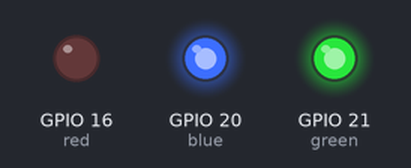
The program below on a simulated Raspberry Pi (BCM pin numbers). On the bench: output pins drawn as LEDs (lit = HIGH).

Above: at 0.5 s.
At 1.5 s:
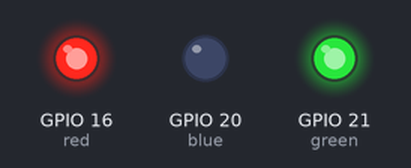
At 5.5 s:
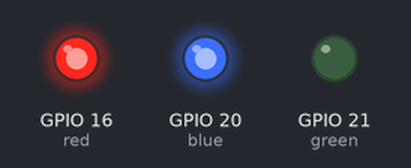
Timing chart, 0 to 6.9 s (numbered marks = the images above):
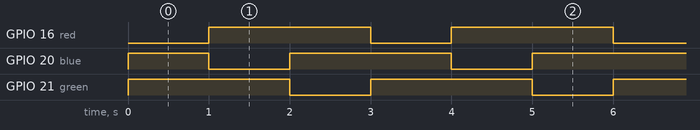

The program:

led02.py
```python
import RPi.GPIO as GPIO
import time

red = 16
blue = 20
green = 21

GPIO.setmode(GPIO.BCM)

GPIO.setup(red, GPIO.OUT)
GPIO.setup(blue,GPIO.OUT)
GPIO.setup(green,GPIO.OUT)

try:
	while True:
		GPIO.output(red,False)
		GPIO.output(blue,True)
		GPIO.output(green,True)
		time.sleep(1)

		GPIO.output(red,True)
		GPIO.output(blue,False)
		GPIO.output(green,True)
		time.sleep(1)

		GPIO.output(red,True)
		GPIO.output(blue,True)
		GPIO.output(green,False)
		time.sleep(1)

except KeyboardInterrupt:
	GPIO.cleanup()
```

Measured:
- by itself, GPIO 16 (red), GPIO 21 (green): alternates HIGH for 2.0 s and LOW for 1.0 s
- by itself, GPIO 20 (blue): repeats every 3.0 s: LOW 1.0 s, HIGH 2.0 s
- by itself, everything shown: repeats every 3.0 s, in 3 steps
